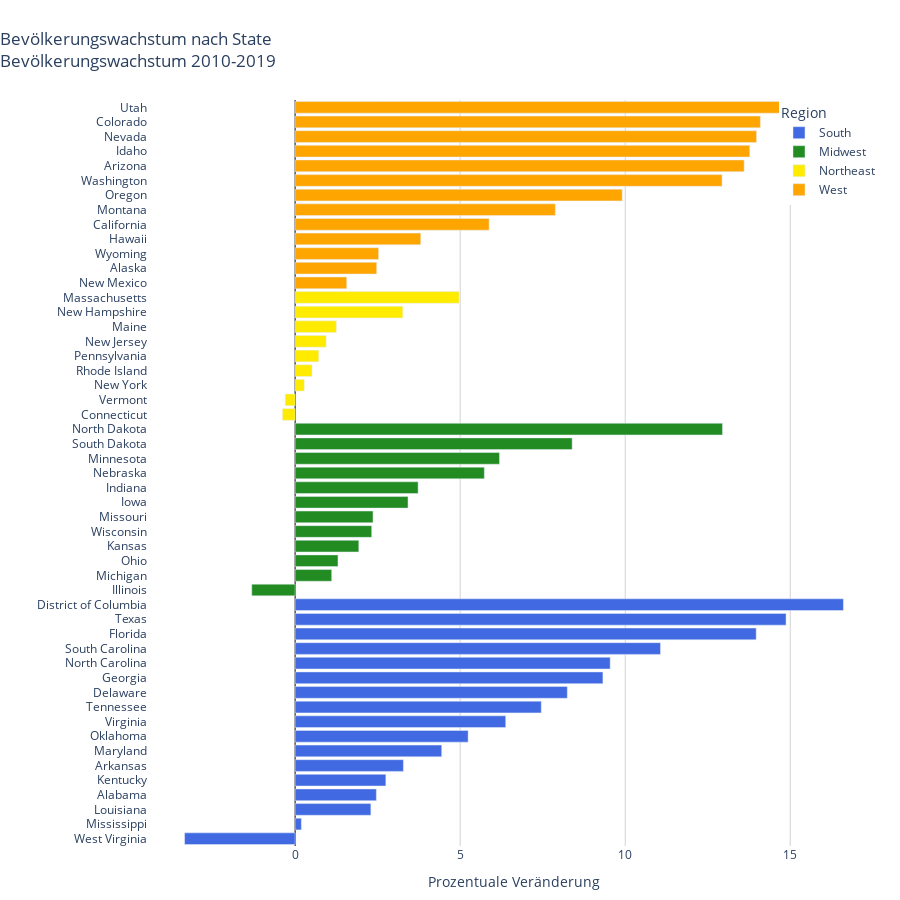

This figure's notebook cell:
### Markdown cell above
# Bevölkerung US

### Code cell
import pandas as pd
import plotly.express as px

# Daten einlesen
df = pd.read_csv('population.csv')

# Nur Bundesstaaten filtern (SUMLEV = 40) und Puerto Rico ausschließen (STATE != 72)
# Zusätzlich filtern wir Zeilen aus, wo REGION 'X' ist
df_states = df[(df['SUMLEV'] == 40) & (df['STATE'] != '72') & (df['REGION'] != 'X')].copy()

# Prozentuale Veränderung 2010-2019 berechnen
df_states['change_2010_2019'] = ((df_states['POPESTIMATE2019'] - df_states['POPESTIMATE2010']) / 
                                df_states['POPESTIMATE2010'] * 100)

# Region-Namen zuordnen
region_map = {
    '1': 'Northeast',
    '2': 'Midwest',
    '3': 'South',
    '4': 'West'
}

# Region Namen hinzufügen (jetzt ohne astype(int))
df_states['REGION_NAME'] = df_states['REGION'].map(region_map)

# Nach Veränderung sortieren
df_states = df_states.sort_values('change_2010_2019', ascending=True)

# Grafik erstellen
fig = px.bar(
    df_states,
    x='change_2010_2019',
    y='NAME',
    color='REGION_NAME',
    orientation='h',
    title='Bevölkerungswachstum nach State',
    labels={
        'change_2010_2019': 'Prozentuale Veränderung',
        'NAME': 'State',
        'REGION_NAME': 'Region'
    },
    color_discrete_map={
        'Northeast': '#ffeb00',  # Gelb
        'Midwest': '#228B22',    # Grün
        'South': '#4169E1',      # Blau
        'West': '#FFA500'        # Orange
    }
)

# Layout anpassen
fig.update_layout(
    title={
        'text': 'Bevölkerungswachstum nach State<br>Bevölkerungswachstum 2010-2019',
        'y': 0.95,
        'x': 0,
        'xanchor': 'left',
        'yanchor': 'top'
    },
    xaxis_title='Prozentuale Veränderung',
    yaxis_title='',
    plot_bgcolor='white',
    height=900,
    margin=dict(l=140, r=20, t=100, b=40),
    showlegend=True,
    legend=dict(
        title='Region',
        orientation='v',
        yanchor='top',
        y=1,
        xanchor='right',
        x=1
    )
)

# Achsen anpassen
fig.update_xaxes(
    showgrid=True,
    gridwidth=1,
    gridcolor='lightgray',
    zeroline=True,
    zerolinewidth=1,
    zerolinecolor='black'
)

fig.update_yaxes(
    showgrid=False,
    showline=False,
    showticklabels=True
)

# Grafik anzeigen
fig.show()

### Figure 1 — Plotly figure (JSON) as saved in the notebook; plotly's stock layout.template omitted (floating-point values rounded to 4 significant figures)
{"data": [{"hovertemplate": "Region=South<br>Prozentuale Veränderung=%{x}<br>State=%{y}<extra></extra>", "legendgroup": "South", "marker": {"color": "#4169E1", "pattern": {"shape": ""}}, "name": "South", "orientation": "h", "showlegend": true, "textposition": "auto", "type": "bar", "x": [-3.349, 0.1886, 2.294, 2.461, 2.748, 3.28, 4.44, 5.24, 6.379, 7.456, 8.245, 9.324, 9.544, 11.07, 13.97, 14.87, 16.61], "xaxis": "x", "y": ["West Virginia", "Mississippi", "Louisiana", "Alabama", "Kentucky", "Arkansas", "Maryland", "Oklahoma", "Virginia", "Tennessee", "Delaware", "Georgia", "North Carolina", "South Carolina", "Florida", "Texas", "District of Columbia"], "yaxis": "y"}, {"hovertemplate": "Region=Midwest<br>Prozentuale Veränderung=%{x}<br>State=%{y}<extra></extra>", "legendgroup": "Midwest", "marker": {"color": "#228B22", "pattern": {"shape": ""}}, "name": "Midwest", "orientation": "h", "showlegend": true, "textposition": "auto", "type": "bar", "x": [-1.314, 1.107, 1.298, 1.929, 2.319, 2.359, 3.42, 3.725, 5.732, 6.191, 8.392, 12.95], "xaxis": "x", "y": ["Illinois", "Michigan", "Ohio", "Kansas", "Wisconsin", "Missouri", "Iowa", "Indiana", "Nebraska", "Minnesota", "South Dakota", "North Dakota"], "yaxis": "y"}, {"hovertemplate": "Region=Northeast<br>Prozentuale Veränderung=%{x}<br>State=%{y}<extra></extra>", "legendgroup": "Northeast", "marker": {"color": "#ffeb00", "pattern": {"shape": ""}}, "name": "Northeast", "orientation": "h", "showlegend": true, "textposition": "auto", "type": "bar", "x": [-0.3863, -0.302, 0.2767, 0.5125, 0.7146, 0.9403, 1.249, 3.262, 4.968], "xaxis": "x", "y": ["Connecticut", "Vermont", "New York", "Rhode Island", "Pennsylvania", "New Jersey", "Maine", "New Hampshire", "Massachusetts"], "yaxis": "y"}, {"hovertemplate": "Region=West<br>Prozentuale Veränderung=%{x}<br>State=%{y}<extra></extra>", "legendgroup": "West", "marker": {"color": "#FFA500", "pattern": {"shape": ""}}, "name": "West", "orientation": "h", "showlegend": true, "textposition": "auto", "type": "bar", "x": [1.563, 2.47, 2.528, 3.806, 5.876, 7.881, 9.909, 12.93, 13.6, 13.77, 13.98, 14.09, 15.52], "xaxis": "x", "y": ["New Mexico", "Alaska", "Wyoming", "Hawaii", "California", "Montana", "Oregon", "Washington", "Arizona", "Idaho", "Nevada", "Colorado", "Utah"], "yaxis": "y"}], "layout": {"barmode": "relative", "height": 900, "legend": {"orientation": "v", "title": {"text": "Region"}, "tracegroupgap": 0, "x": 1, "xanchor": "right", "y": 1, "yanchor": "top"}, "margin": {"b": 40, "l": 140, "r": 20, "t": 100}, "plot_bgcolor": "white", "showlegend": true, "title": {"text": "Bevölkerungswachstum nach State<br>Bevölkerungswachstum 2010-2019", "x": 0, "xanchor": "left", "y": 0.95, "yanchor": "top"}, "xaxis": {"anchor": "y", "domain": [0, 1], "gridcolor": "lightgray", "gridwidth": 1, "showgrid": true, "title": {"text": "Prozentuale Veränderung"}, "zeroline": true, "zerolinecolor": "black", "zerolinewidth": 1}, "yaxis": {"anchor": "x", "domain": [0, 1], "showgrid": false, "showline": false, "showticklabels": true, "title": {"text": ""}}}}
